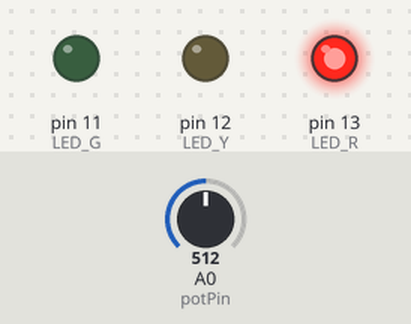
Simulated run of this sketch. Board: Arduino Uno, built with avr-gcc and run on an emulated ATmega328P. On the bench: output pins drawn as LEDs (lit = HIGH). The inputs (shaded band) are chosen by the test bench; at power-on: A0 (potPin) = 512.

Above: at 1.2 s.
1.3 s: A0 (potPin) set to 322
At 4.0 s:
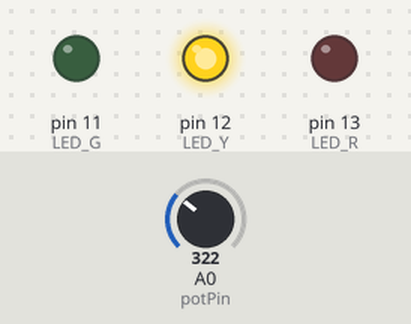
4.3 s: A0 (potPin) set to 296
5.8 s: A0 (potPin) set to 122
At 11.8 s:
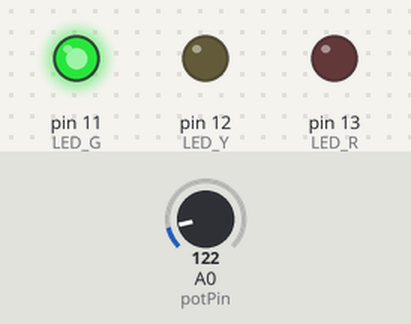
Timing chart, 0 to 12.1 s (numbered marks = the images above; inputs shaded):
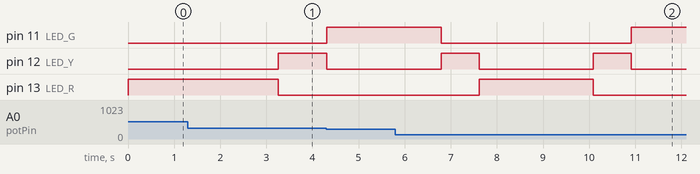

The sketch:

semaforo.ino
```cpp
#define LED_R 13
#define LED_Y 12
#define LED_G 11
#define potPin A0 // Define o pino do potenciômetro

unsigned long millisAntes = 0;
int estadoSemaforo = 0;
int *ptrEstado = &estadoSemaforo;
int potValue = 0;
int tempoBase = 2000; // Tempo base mínimo em milissegundos

const int leds[] = {LED_R, LED_Y, LED_G};
const int *ptrLED = leds;

void setup() {
  for (int i = 0; i < 3; i++) {
    pinMode(ptrLED[i], OUTPUT);
  }
}

void loop() {
  unsigned long millisAtual = millis();
  potValue = analogRead(potPin);

  // Mapear o valor do potenciômetro para um intervalo de 2000 a 6000 milissegundos
  tempoBase = map(potValue, 0, 1023, 2000, 6000);

  switch (*ptrEstado) {
    case 0: // LED vermelho aceso
      if (millisAtual - millisAntes >= tempoBase) {
        millisAntes = millisAtual;
        *ptrEstado = 1;
      }
      digitalWrite(LED_R, HIGH);
      digitalWrite(LED_Y, LOW);
      digitalWrite(LED_G, LOW);
      break;

    case 1: // LED amarelo aceso
      if (millisAtual - millisAntes >= tempoBase / 3) {
        millisAntes = millisAtual;
        *ptrEstado = 2;
      }
      digitalWrite(LED_R, LOW);
      digitalWrite(LED_Y, HIGH);
      digitalWrite(LED_G, LOW);
      break;

    case 2: // LED verde aceso
      if (millisAtual - millisAntes >= tempoBase) {
        millisAntes = millisAtual;
        *ptrEstado = 3;
      }
      digitalWrite(LED_R, LOW);
      digitalWrite(LED_Y, LOW);
      digitalWrite(LED_G, HIGH);
      break;

    case 3: // LED amarelo piscando para transição
      if (millisAtual - millisAntes >= tempoBase / 3) {
        millisAntes = millisAtual;
        *ptrEstado = 0;
      }
      digitalWrite(LED_R, LOW);
      digitalWrite(LED_Y, HIGH);
      digitalWrite(LED_G, LOW);
      break;
  }
}
```

Measured:
- after the input at 1.3 s, pin 12 (LED_Y): LOW → HIGH after 2.0 s instead of 2.7 s; pin 13 (LED_R): HIGH → LOW after 2.0 s instead of 2.7 s
- after the input at 5.8 s, pin 11 (LED_G): HIGH → LOW after 0.99 s instead of 1.7 s
